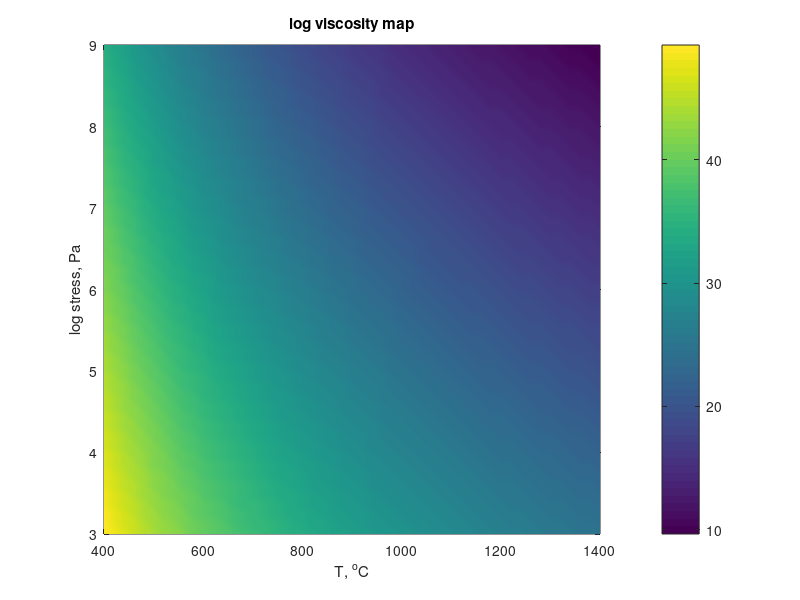

This figure's MATLAB source:
% Computation and visualisation of viscosity map 
% in temperature - log stress coordinates

% Clearing all variables and arrays
clear all;
% Clearing figures
clf;

% Flow law parameters
AD=2.5e-17; %1/Pa^n/s, 
n=3.5;
Ea=532000; %J/mol 
R=8.314; %J/mol/K

% Define correction coefficient F2 
% for a stress based viscosity formulation
F1=1/3^((n+1)/2)


% Defining temperature variations
tmin=400;  % minimal T, oC
tmax=1400; % maximal T, oC
tnum=51; % Number of points along T axis
T=tmin:(tmax-tmin)/(tnum-1):tmax; % Temperature vector, oC
% Defining temperature variations
smin=3;   % minimal log of stress, Pa
smax=9;   % maximal log of stress, Pa
snum=51; % Number of points along log stress axis
S=smin:(smax-smin)/(snum-1):smax; % log stress vector, Pa

% Compute viscosity profile 
eta=ones(snum,tnum); % viscosity array
for i=1:1:snum
    for j=1:1:tnum
        % Compute and check activation energy exponent
        eterm=Ea/R/(T(j)+273);
        if (eterm>100) 
            eterm=100; 
        end
        eterm=exp(eterm);
        % Compute viscosity
        eta(i,j)=F1/AD/(10^S(i))^(n-1)*eterm;
    end
end


% Defining new figure
figure(1)

% Plotting viscosity map
pcolor(T,S,log10(eta));
shading interp;
colorbar;
box on;             
title('log viscosity map'); 
xlabel('T, ^oC');        
ylabel('log stress, Pa'); 


